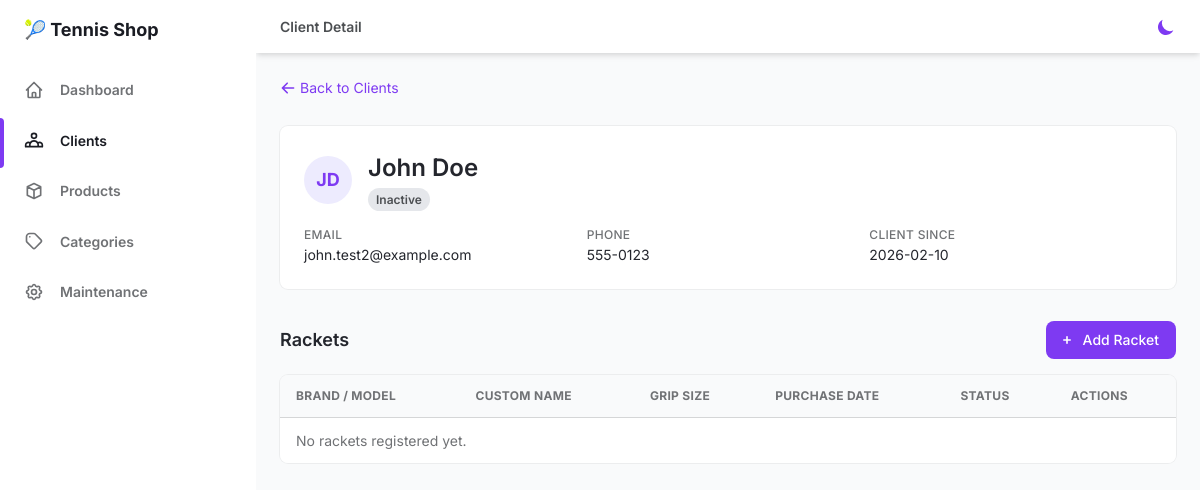
Page /clients/be53eca0-1d48-4e86-a789-8619858b0cb5 on the committed database.
### app/models/client.py (models this page shows, shortened)
class Client(Base):
    __tablename__ = "clients"
    id = Column(String(36), primary_key=True, default=lambda: str(uuid.uuid4()), index=True)
    first_name = Column(String, nullable=False, index=True)
    last_name = Column(String, nullable=False, index=True)
    email = Column(String, unique=True, nullable=True, index=True)
    phone_number = Column(String, nullable=False, index=True)
    date_of_birth = Column(Date, nullable=True)
    address_line1 = Column(String, nullable=True)
    address_line2 = Column(String, nullable=True)
    city = Column(String, nullable=True)
    postal_code = Column(String, nullable=True)
    country = Column(String, nullable=True)
    notes = Column(String, nullable=True)  # Special preferences or notes
    is_active = Column(Boolean, default=True, nullable=False)
    created_at = Column(DateTime, default=datetime.utcnow, nullable=False)
    updated_at = Column(DateTime, default=datetime.utcnow, onupdate=datetime.utcnow, nullable=False)
    rackets = relationship("ClientRacket", back_populates="client", cascade="all, delete-orphan")

### app/routers/views.py (the view)
@router.get("/clients/{client_id}")
async def client_detail(client_id: str, request: Request, db: AsyncSession = Depends(get_db)):
    client = (await db.execute(
        select(Client).where(Client.id == client_id)
    )).scalar_one_or_none()
    if not client:
        raise HTTPException(status_code=404, detail="Client not found")
    rackets = (await db.execute(
        select(ClientRacket).where(ClientRacket.client_id == client_id).order_by(ClientRacket.brand)
    )).scalars().all()
    return templates.TemplateResponse("pages/client_detail.html", {
        "request": request,
        "active_page": "clients",
        "client": {
            "id": client.id,
            "first_name": client.first_name,
            "last_name": client.last_name,
            "email": client.email,
            "phone_number": client.phone_number,
            "date_of_birth": client.date_of_birth.isoformat() if client.date_of_birth else None,
            "address_line1": client.address_line1,
            "address_line2": client.address_line2,
            "city": client.city,
            "postal_code": client.postal_code,
            "country": client.country,
            "notes": client.notes,
            "is_active": client.is_active,
            "created_at": client.created_at.strftime("%Y-%m-%d") if client.created_at else "-",
        },
        "rackets": [
            {
                "id": r.id,
                "brand": r.brand,
                "model": r.model,
                "grip_size": r.grip_size,
                "custom_name": r.custom_name,
                "purchase_date": r.purchase_date.isoformat() if r.purchase_date else None,
                "notes": r.notes,
                "is_active": r.is_active,
            }
            for r in rackets
        ],
    })

### app/templates/pages/client_detail.html (shortened to what this page needs)
{% extends "layout.html" %}
{% from "macros/crud.html" import modal_wrapper, delete_confirm, add_button, form_input, form_textarea, form_checkbox, modal_buttons, toast %}
{% block page_title %}Client Detail{% endblock %}
{% block content %}
<div class="my-6">
  <a href="/clients" class="inline-flex items-center text-sm text-purple-600 hover:text-purple-800 dark:text-purple-400">
    <svg class="w-4 h-4 mr-1" fill="currentColor" viewBox="0 0 20 20">
      <path fill-rule="evenodd" d="M9.707 16.707a1 1 0 01-1.414 0l-6-6a1 1 0 010-1.414l6-6a1 1 0 011.414 1.414L5.414 9H17a1 1 0 110 2H5.414l4.293 4.293a1 1 0 010 1.414z" clip-rule="evenodd"></path>
    </svg>
    Back to Clients
  </a>
</div>
<div class="p-6 mb-8 bg-white rounded-lg shadow-xs dark:bg-gray-800">
  <div class="flex items-center justify-between mb-4">
    <div class="flex items-center">
      <div class="w-12 h-12 mr-4 rounded-full bg-purple-100 dark:bg-purple-500 flex items-center justify-center">
        <span class="text-purple-600 dark:text-purple-100 font-bold text-lg">
          {{ (client.first_name[0] or '') | upper }}{{ (client.last_name[0] or '') | upper }}
        </span>
      </div>
      <div>
        <h2 class="text-2xl font-semibold text-gray-700 dark:text-gray-200">
          {{ client.first_name }} {{ client.last_name }}
        </h2>
        <span class="px-2 py-1 text-xs font-semibold rounded-full
          {% if client.is_active %}text-white bg-purple-600{% else %}text-gray-600 bg-gray-200 dark:bg-gray-700 dark:text-gray-400{% endif %}">
          {{ 'Active' if client.is_active else 'Inactive' }}
        </span>
      </div>
    </div>
  </div>
  <div class="grid grid-cols-2 gap-x-8 gap-y-3 text-sm md:grid-cols-3">
    {% if client.email %}
    <div>
      <p class="text-xs font-medium text-gray-500 dark:text-gray-400 uppercase tracking-wide">Email</p>
      <p class="text-gray-700 dark:text-gray-300">{{ client.email }}</p>
    </div>
    {% endif %}
    {% if client.phone_number %}
    <div>
      <p class="text-xs font-medium text-gray-500 dark:text-gray-400 uppercase tracking-wide">Phone</p>
      <p class="text-gray-700 dark:text-gray-300">{{ client.phone_number }}</p>
    </div>
    {% endif %}
    <div>
      <p class="text-xs font-medium text-gray-500 dark:text-gray-400 uppercase tracking-wide">Client Since</p>
      <p class="text-gray-700 dark:text-gray-300">{{ client.created_at }}</p>
    </div>
  </div>
</div>
<div x-data="racketPageData()">
  <div class="flex items-center justify-between mb-4">
    <h3 class="text-lg font-semibold text-gray-700 dark:text-gray-200">Rackets</h3>
    {{ add_button("openCreate()", "Add Racket") }}
  </div>
  <div class="w-full overflow-hidden rounded-lg shadow-xs mb-8">
    <div class="w-full overflow-x-auto">
      <table class="w-full whitespace-no-wrap">
        <thead>
          <tr class="text-xs font-semibold tracking-wide text-left text-gray-500 uppercase border-b dark:border-gray-700 bg-gray-50 dark:text-gray-400 dark:bg-gray-800">
            <th class="px-4 py-3">Brand / Model</th>
            <th class="px-4 py-3">Custom Name</th>
            <th class="px-4 py-3">Grip Size</th>
            <th class="px-4 py-3">Purchase Date</th>
            <th class="px-4 py-3">Status</th>
            <th class="px-4 py-3">Actions</th>
          </tr>
        </thead>
        <tbody class="bg-white divide-y dark:divide-gray-700 dark:bg-gray-800">
          <tr x-show="allRackets.length === 0">
            <td class="px-4 py-3 text-sm text-gray-500 dark:text-gray-400" colspan="6">No rackets registered yet.</td>
          </tr>
        </tbody>
      </table>
    </div>
  </div>
</div>
{% endblock %}

### rows in the picture
Client: first_name "J", last_name "D", first_name "John", last_name "Doe", is_active "Inactive", email "john.test2@example.com", phone_number "555-0123", created_at "2026-02-10"

### other values in the picture
{{ label }} "Add Racket"
